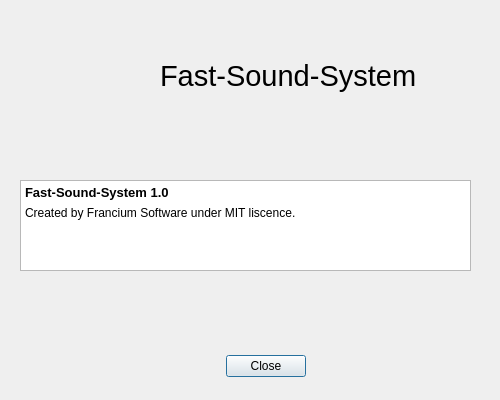
<?xml version="1.0" encoding="UTF-8"?>
<ui version="4.0">
 <class>aubout</class>
 <widget class="QDialog" name="aubout">
  <property name="geometry">
   <rect>
    <x>0</x>
    <y>0</y>
    <width>500</width>
    <height>400</height>
   </rect>
  </property>
  <property name="sizePolicy">
   <sizepolicy hsizetype="Fixed" vsizetype="Fixed">
    <horstretch>0</horstretch>
    <verstretch>0</verstretch>
   </sizepolicy>
  </property>
  <property name="minimumSize">
   <size>
    <width>500</width>
    <height>400</height>
   </size>
  </property>
  <property name="maximumSize">
   <size>
    <width>500</width>
    <height>400</height>
   </size>
  </property>
  <property name="windowTitle">
   <string>À propos</string>
  </property>
  <property name="windowIcon">
   <iconset resource="ressources.qrc">
    <normaloff>:/assets/icon.png</normaloff>:/assets/icon.png</iconset>
  </property>
  <property name="sizeGripEnabled">
   <bool>false</bool>
  </property>
  <property name="modal">
   <bool>true</bool>
  </property>
  <widget class="QDialogButtonBox" name="buttonBox">
   <property name="geometry">
    <rect>
     <x>120</x>
     <y>350</y>
     <width>291</width>
     <height>32</height>
    </rect>
   </property>
   <property name="layoutDirection">
    <enum>Qt::LayoutDirection::LeftToRight</enum>
   </property>
   <property name="orientation">
    <enum>Qt::Orientation::Horizontal</enum>
   </property>
   <property name="standardButtons">
    <set>QDialogButtonBox::StandardButton::Close</set>
   </property>
   <property name="centerButtons">
    <bool>true</bool>
   </property>
  </widget>
  <widget class="QLabel" name="label">
   <property name="geometry">
    <rect>
     <x>160</x>
     <y>0</y>
     <width>351</width>
     <height>151</height>
    </rect>
   </property>
   <property name="font">
    <font>
     <pointsize>22</pointsize>
    </font>
   </property>
   <property name="text">
    <string>Fast-Sound-System</string>
   </property>
  </widget>
  <widget class="QTextBrowser" name="textBrowser">
   <property name="enabled">
    <bool>true</bool>
   </property>
   <property name="geometry">
    <rect>
     <x>20</x>
     <y>180</y>
     <width>451</width>
     <height>91</height>
    </rect>
   </property>
   <property name="cursor" stdset="0">
    <cursorShape>IBeamCursor</cursorShape>
   </property>
   <property name="markdown">
    <string>**Fast-Sound-System 1.0  **

Created by Francium Software under MIT liscence.

</string>
   </property>
   <property name="html">
    <string>&lt;!DOCTYPE HTML PUBLIC &quot;-//W3C//DTD HTML 4.0//EN&quot; &quot;http://www.w3.org/TR/REC-html40/strict.dtd&quot;&gt;
&lt;html&gt;&lt;head&gt;&lt;meta name=&quot;qrichtext&quot; content=&quot;1&quot; /&gt;&lt;meta charset=&quot;utf-8&quot; /&gt;&lt;style type=&quot;text/css&quot;&gt;
p, li { white-space: pre-wrap; }
hr { height: 1px; border-width: 0; }
li.unchecked::marker { content: &quot;\2610&quot;; }
li.checked::marker { content: &quot;\2612&quot;; }
&lt;/style&gt;&lt;/head&gt;&lt;body style=&quot; font-family:'Segoe UI'; font-size:9pt; font-weight:400; font-style:normal;&quot;&gt;
&lt;p style=&quot; margin-top:6px; margin-bottom:6px; margin-left:0px; margin-right:0px; -qt-block-indent:0; text-indent:0px;&quot;&gt;&lt;span style=&quot; font-size:10pt; font-weight:700;&quot;&gt;Fast-Sound-System 1.0  &lt;/span&gt;&lt;/p&gt;
&lt;p style=&quot; margin-top:6px; margin-bottom:6px; margin-left:0px; margin-right:0px; -qt-block-indent:0; text-indent:0px;&quot;&gt;Created by Francium Software under MIT liscence.&lt;/p&gt;&lt;/body&gt;&lt;/html&gt;</string>
   </property>
  </widget>
 </widget>
 <resources>
  <include location="ressources.qrc"/>
 </resources>
 <connections>
  <connection>
   <sender>buttonBox</sender>
   <signal>accepted()</signal>
   <receiver>aubout</receiver>
   <slot>accept()</slot>
   <hints>
    <hint type="sourcelabel">
     <x>248</x>
     <y>254</y>
    </hint>
    <hint type="destinationlabel">
     <x>157</x>
     <y>274</y>
    </hint>
   </hints>
  </connection>
  <connection>
   <sender>buttonBox</sender>
   <signal>rejected()</signal>
   <receiver>aubout</receiver>
   <slot>reject()</slot>
   <hints>
    <hint type="sourcelabel">
     <x>316</x>
     <y>260</y>
    </hint>
    <hint type="destinationlabel">
     <x>286</x>
     <y>274</y>
    </hint>
   </hints>
  </connection>
 </connections>
</ui>
